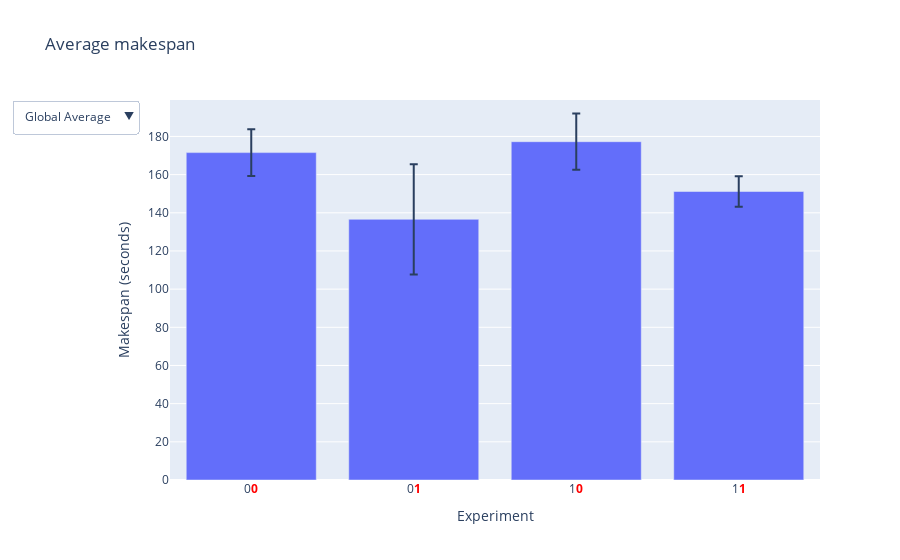

Notebook code for this chart:
### Markdown cell above
## Makespan

### Code cell
fig = go.Figure()

# Add traces for each subject and global average
for subject in subjects:
    subject_data = stats[stats["subj_id"] == subject]
    fig.add_trace(
        go.Bar(
            x=subject_data["highlighted_label"],
            y=subject_data["makespan_mean"],
            name=subject,
            visible=(subject == "Global Average"),
            error_y=dict(type="data", array=subject_data["makespan_std"]),
        )
    )

buttons = get_dropdown(subjects)

# Update layout with dropdown menu and fixed y-axis range
fig.update_layout(
    updatemenus=[dict(type="dropdown", showactive=True, buttons=buttons)],
    title="Average makespan",
    xaxis_title="Experiment",
    yaxis_title="Makespan (seconds)",
    yaxis=dict(range=[0, stats["makespan_mean"].max() * 1.05]),
    # height=1000,
)

fig.show()
fig.write_html(figure_dir / "makespan.html")
fig.write_image(figure_dir / "makespan.png")

### Figure 1 — Plotly figure (JSON) as saved in the notebook; plotly's stock layout.template omitted (floating-point values rounded to 4 significant figures)
{"data": [{"error_y": {"array": [8.894, 25.98, 13.08, 5.867], "type": "data"}, "name": "s003", "type": "bar", "visible": false, "x": ["0<b style='color:red;'>0</b>", "0<b style='color:red;'>1</b>", "1<b style='color:red;'>0</b>", "1<b style='color:red;'>1</b>"], "y": [166.7, 146.9, 180.6, 152.1]}, {"error_y": {"array": [7.838, 31.64, 4.706, 4.24], "type": "data"}, "name": "s017", "type": "bar", "visible": false, "x": ["0<b style='color:red;'>0</b>", "0<b style='color:red;'>1</b>", "1<b style='color:red;'>0</b>", "1<b style='color:red;'>1</b>"], "y": [187.4, 141.4, 189.6, 154.6]}, {"error_y": {"array": [5.397, 25.5, 7.144, 5.451], "type": "data"}, "name": "s025", "type": "bar", "visible": false, "x": ["0<b style='color:red;'>0</b>", "0<b style='color:red;'>1</b>", "1<b style='color:red;'>0</b>", "1<b style='color:red;'>1</b>"], "y": [161.8, 145.3, 163.9, 149.3]}, {"error_y": {"array": [6.373, 24.33, 13.09, 5.717], "type": "data"}, "name": "s028", "type": "bar", "visible": false, "x": ["0<b style='color:red;'>0</b>", "0<b style='color:red;'>1</b>", "1<b style='color:red;'>0</b>", "1<b style='color:red;'>1</b>"], "y": [170.2, 120.5, 188.4, 156.4]}, {"error_y": {"array": [null, 4.83], "type": "data"}, "name": "s031", "type": "bar", "visible": false, "x": ["0<b style='color:red;'>0</b>", "0<b style='color:red;'>1</b>"], "y": [183.1, 65.35]}, {"error_y": {"array": [14.67, 11.27, 10.29, 10.67], "type": "data"}, "name": "s036", "type": "bar", "visible": false, "x": ["0<b style='color:red;'>0</b>", "0<b style='color:red;'>1</b>", "1<b style='color:red;'>0</b>", "1<b style='color:red;'>1</b>"], "y": [172.0, 143.1, 166.3, 143.4]}, {"error_y": {"array": [12.27, 28.91, 14.74, 7.938], "type": "data"}, "name": "Global Average", "type": "bar", "visible": true, "x": ["0<b style='color:red;'>0</b>", "0<b style='color:red;'>1</b>", "1<b style='color:red;'>0</b>", "1<b style='color:red;'>1</b>"], "y": [171.5, 136.6, 177.3, 151.2]}], "layout": {"title": {"text": "Average makespan"}, "updatemenus": [{"buttons": [{"args": [{"visible": [false, false, false, false, false, false, true]}, {"title": "Global Average"}], "label": "Global Average", "method": "update"}, {"args": [{"visible": [false, false, false, false, false, true, false]}, {"title": "s036 Average"}], "label": "s036", "method": "update"}, {"args": [{"visible": [false, false, true, false, false, false, false]}, {"title": "s025 Average"}], "label": "s025", "method": "update"}, {"args": [{"visible": [false, true, false, false, false, false, false]}, {"title": "s017 Average"}], "label": "s017", "method": "update"}, {"args": [{"visible": [false, false, false, true, false, false, false]}, {"title": "s028 Average"}], "label": "s028", "method": "update"}, {"args": [{"visible": [true, false, false, false, false, false, false]}, {"title": "s003 Average"}], "label": "s003", "method": "update"}, {"args": [{"visible": [false, false, false, false, true, false, false]}, {"title": "s031 Average"}], "label": "s031", "method": "update"}], "showactive": true, "type": "dropdown"}], "xaxis": {"title": {"text": "Experiment"}}, "yaxis": {"range": [0, 199.1], "title": {"text": "Makespan (seconds)"}}}}
